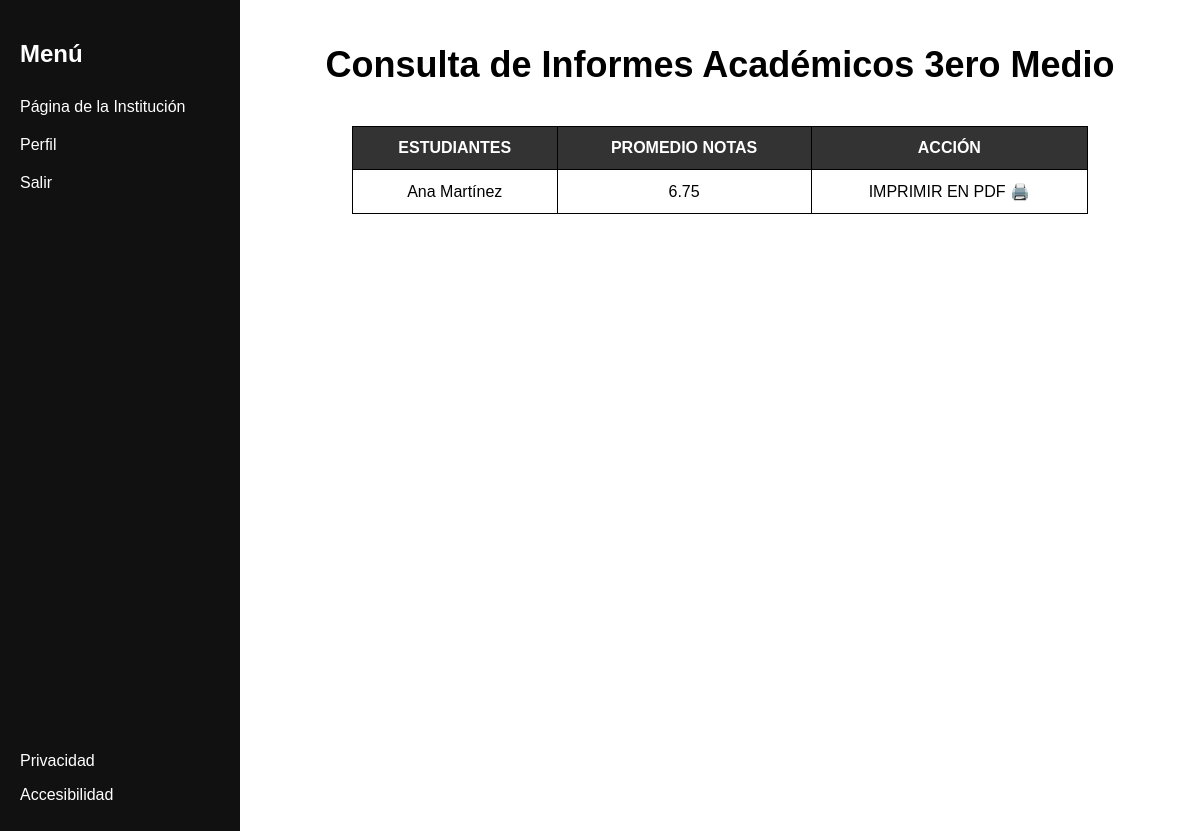
The page /subdirector/curso/6/ on the database as committed earlier.
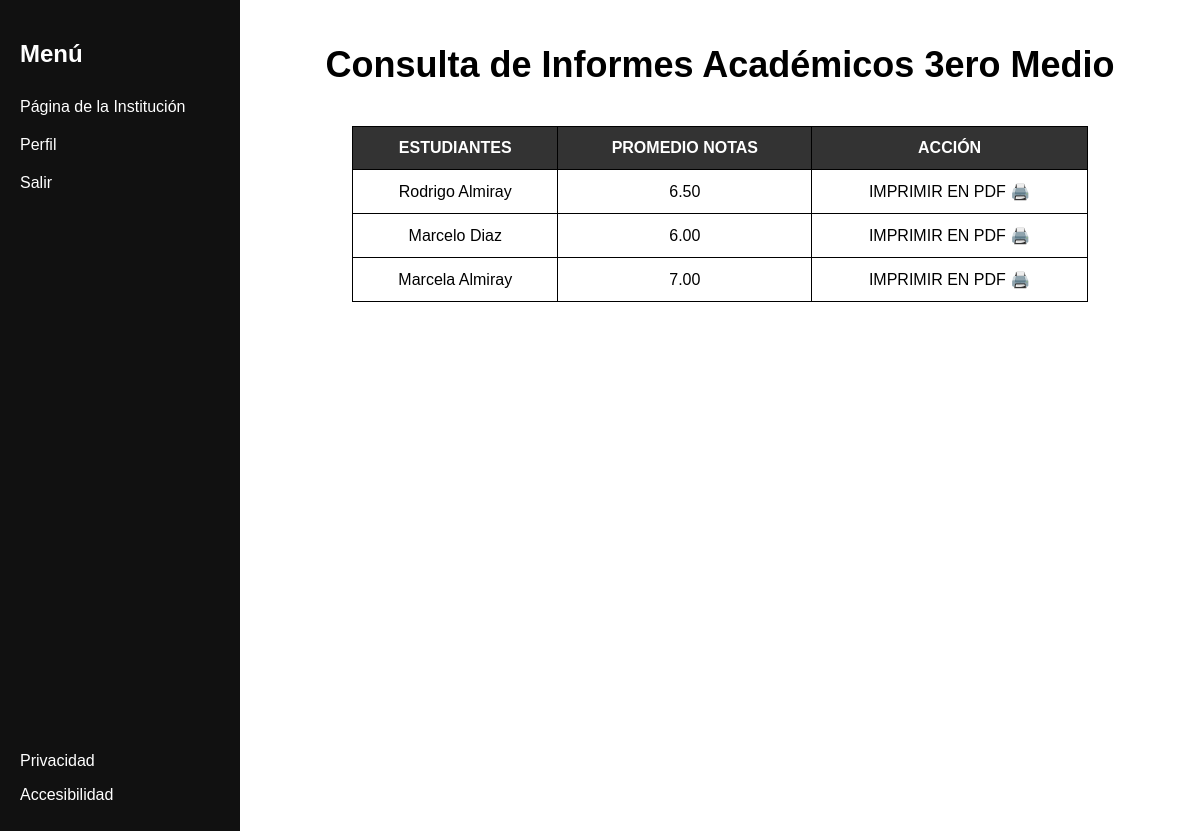
The same page on the database as committed later.
### core/models.py (models this page shows, shortened)
class Alumno(models.Model):
    user = models.OneToOneField(User, on_delete=models.CASCADE)
    nombre = models.CharField(max_length=100)
    apellido = models.CharField(max_length=200, default='Sin apellido')
    email = models.EmailField(unique=True)
    apoderado = models.ForeignKey(Apoderado, related_name='alumnos', on_delete=models.SET_NULL, null=True)
    estado_admision = models.CharField(max_length=50, default='Pendiente')
    curso = models.ForeignKey('Curso', related_name='alumnos_inscritos', on_delete=models.SET_NULL, null=True)

### core/views.py (the view)
# urls.py: path('subdirector/curso/<int:curso_id>/', views.detalle_curso, name='detalle_curso'),
def detalle_curso(request, curso_id):
    curso = get_object_or_404(Curso, id=curso_id)
    estudiantes = curso.alumnos.all()  # Obtiene todos los alumnos del curso
    estudiantes_con_promedio = []
    for estudiante in estudiantes:
        promedio_calificaciones = Calificacion.objects.filter(
            alumno=estudiante,
            curso=curso
        ).aggregate(promedio=Avg('nota'))['promedio']
        promedio_redondeado = round(promedio_calificaciones, 2) if promedio_calificaciones is not None else "-"
        estudiantes_con_promedio.append({
            'nombre': estudiante.nombre,
            'apellido': estudiante.apellido,
            'promedio_notas': promedio_redondeado
        })
    return render(request, 'detalle_curso.html', {'curso': curso, 'estudiantes': estudiantes_con_promedio})

### core/templates/detalle_curso.html (shortened to what this page needs)
<!DOCTYPE html>
<html lang="es">
<head>
</head>
<body>
    <div class="sidebar">
        <h2>Menú</h2>
        <a href="#">Página de la Institución</a>
        <a href="#">Perfil</a>
        <a href="#">Salir</a>
        <div style="margin-top: auto;">
            <p>Privacidad</p>
            <p>Accesibilidad</p>
        </div>
    </div>
    <div class="main-content">
        <h1>Consulta de Informes Académicos {{ curso.nombre }}</h1>
        <div class="table-container">
            <table>
                <tr>
                    <th>ESTUDIANTES</th>
                    <th>PROMEDIO NOTAS</th>
                    <th>ACCIÓN</th>
                </tr>
                {% for estudiante in estudiantes %}
                <tr>
                    <td>{{ estudiante.nombre }} {{ estudiante.apellido }}</td>
                    <td>{{ estudiante.promedio_notas }}</td>
                    <td><a href="{% url 'detalle_curso_pdf' curso.id %}" class="btn">IMPRIMIR EN PDF 🖨️</a></td>
                </tr>
                {% empty %}
                <tr>
                    <td colspan="3">No hay estudiantes en este curso</td>
                </tr>
                {% endfor %}
            </table>
        </div>
    </div>
</body>
</html>

Rows that differ between the two databases and show on the page:
removed Alumno: nombre "Ana", apellido "Martínez"
added Alumno: nombre "Rodrigo", apellido "Almiray"
added Alumno: nombre "Marcelo", apellido "Diaz"
added Alumno: nombre "Marcela", apellido "Almiray"
Other text that changed with them:
new list line: "6.50 IMPRIMIR EN PDF 🖨️"
new list line: "6.00 IMPRIMIR EN PDF 🖨️"
new list line: "7.00 IMPRIMIR EN PDF 🖨️"
list line gone: "6.75 IMPRIMIR EN PDF 🖨️"
